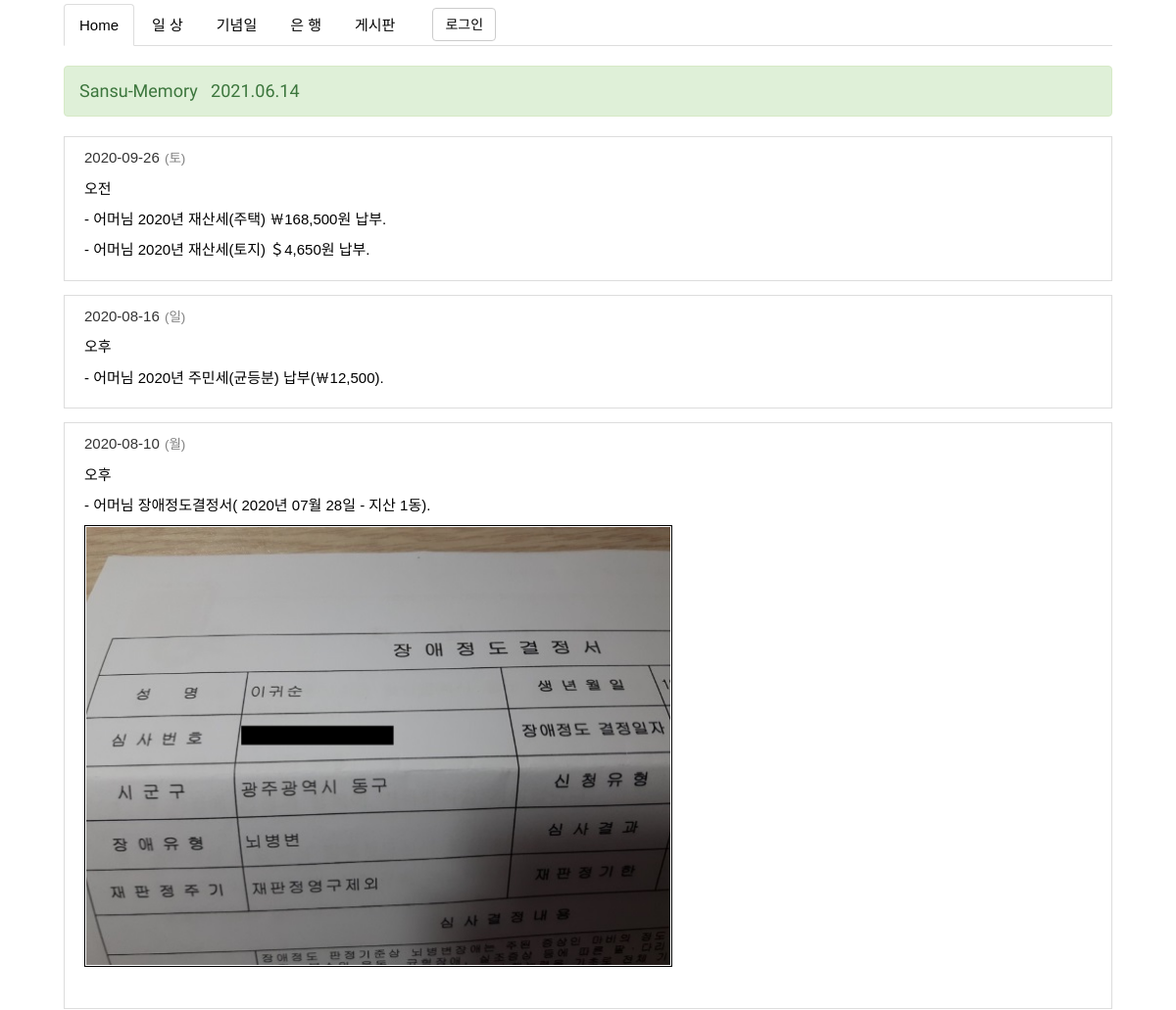
/daily_list/ (upper part), run on an earlier commit of the app's database.
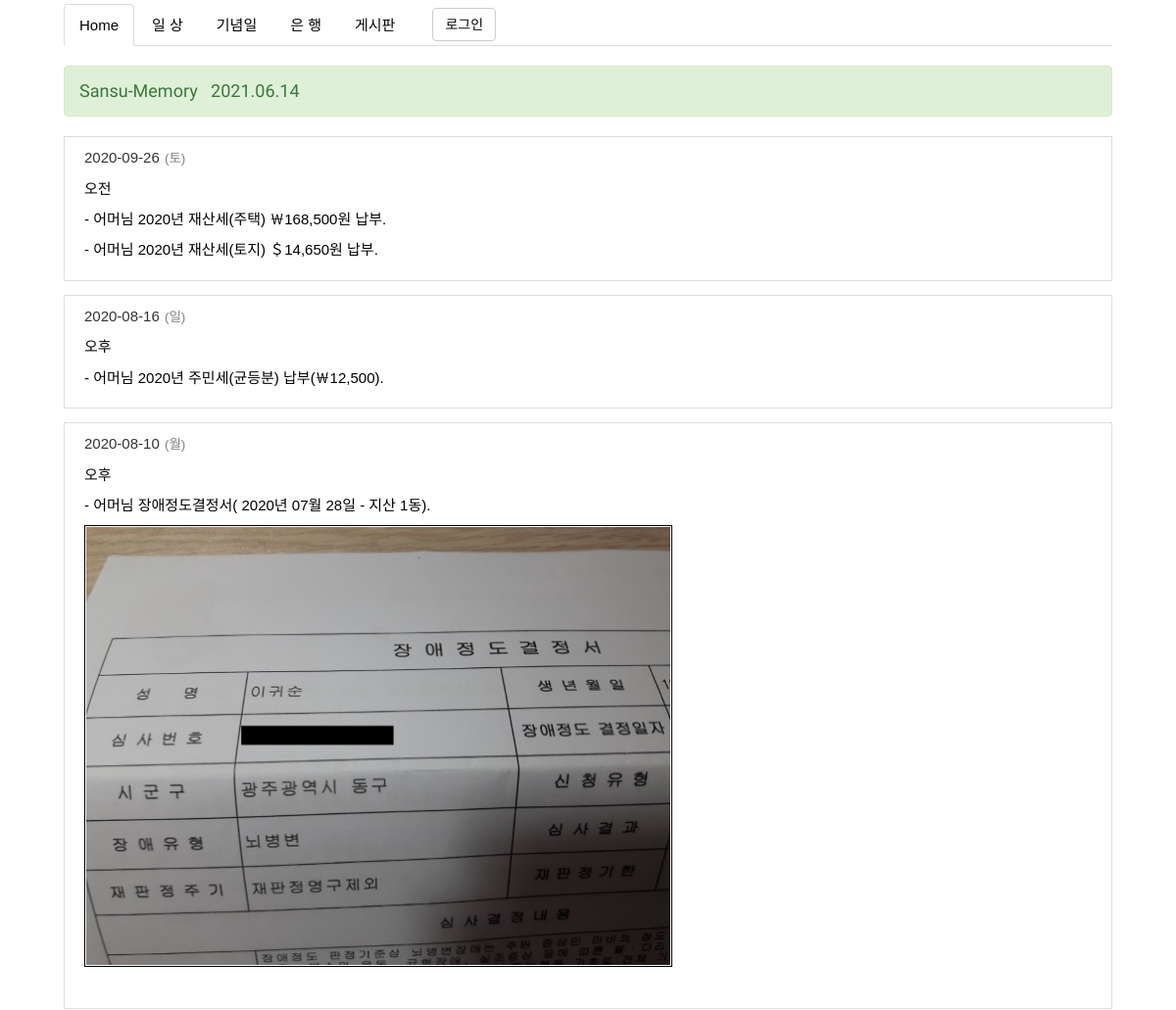
And on a later commit of the database.
### family_site/models.py (models this page shows, shortened)
class Daily(models.Model):
    daily_date = models.DateField('날자', help_text='날자입력')
    daily_day = models.CharField('요일', max_length=4, help_text='토요일 입력')
    daily_content = models.TextField('글내용', help_text='summernote 글 내용')
    daily_created_date = models.DateTimeField('생성일', default=timezone.now, help_text='생성날자')
    daily_published_date = models.DateTimeField('수정일', auto_now=True, help_text='수정날자')
    class Meta:
        ordering = ('-id',)

### family_site/views.py (the view)
# urls.py: path('daily_list/', views.DailyListView.as_view(), name='daily_list'),
class DailyListView(ListView):
    model = Daily
    template_name = 'family_site/daily/daily_list.html'

### family_site/templates/family_site/daily/daily_list.html
{% extends 'main_layout.html' %}
{% load static %}
{% block stylesheet %} {% static 'family_site/css/daily/daily_list.css' %} {% endblock stylesheet %}
{% block content1 %}
{% for i in object_list%}
<div id='daily'>
    <ul>
        <li><span>{{ i.daily_date|date:'Y-m-d' }}</span> <span>({{ i.daily_day }})</span></li>
        <li><span>{{ i.daily_content|safe }}</span></li>
    </ul>
</div>
{% endfor %}
{% endblock content1 %}

What changed in the data, as far as the page shows it:
changed Daily: daily_content "오전 - 어머님 2020년 재산세(주택) ￦168,500원 납부. - 어머님 2020년 재산세(토지) ＄4,650원 납부." → "오전 - 어머님 2020년 재산세(주택) ￦168,500원 납부. - 어머님 2020년 재산세(토지) ＄14,650원 납부."
